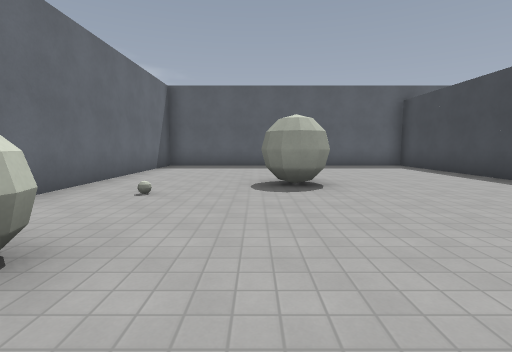
view 1 (above)

16 first-person views from a walk through a 3-D level made in the Godot game engine. The camera is 1.4 m above the floor, tilts 6° down and sees 85° across. The floor is counted in squares, 2 m on a side. Each view is taken from the middle of a square. On the plan, view 1 faces up. The plan holds only what a view shows up to about 9 squares ahead; the rest is blank. Surface patterns are stand-ins for the level's own textures.

view 2
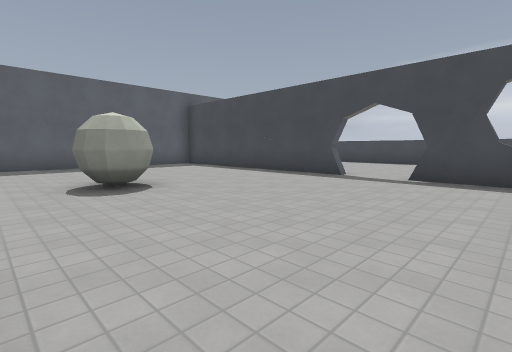

view 3
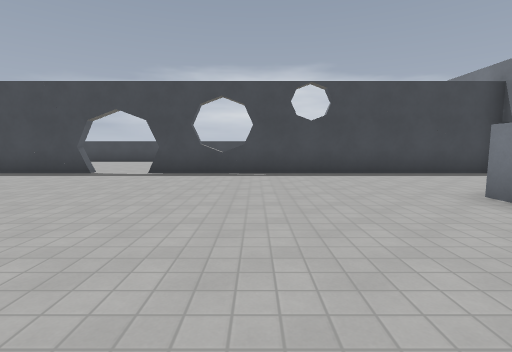

view 4
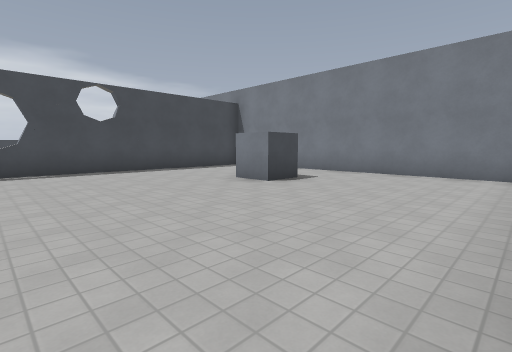

view 5
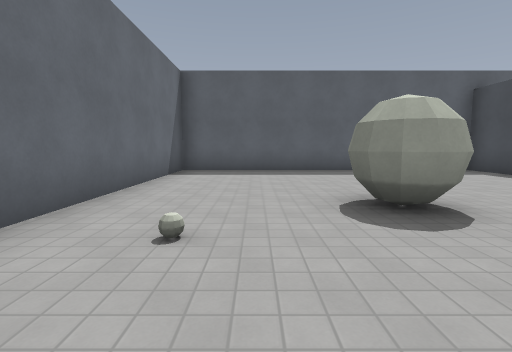

view 6
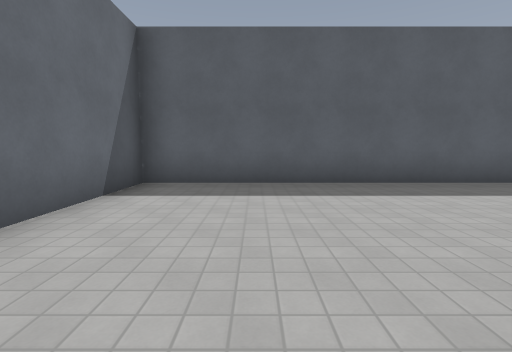

view 7
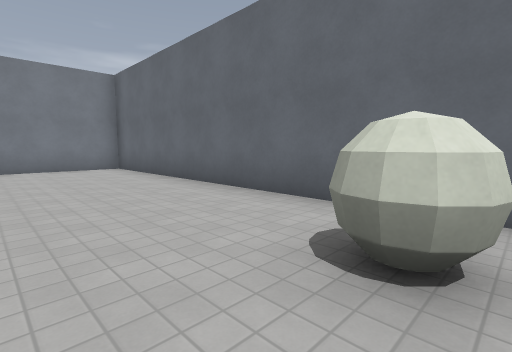

view 8
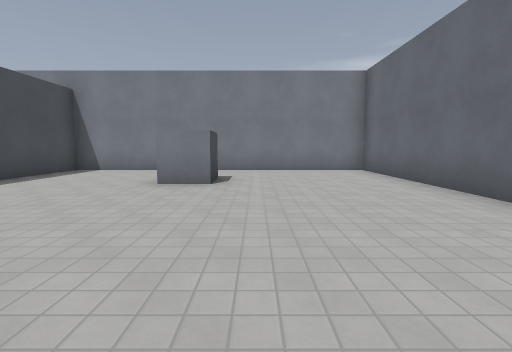

view 9
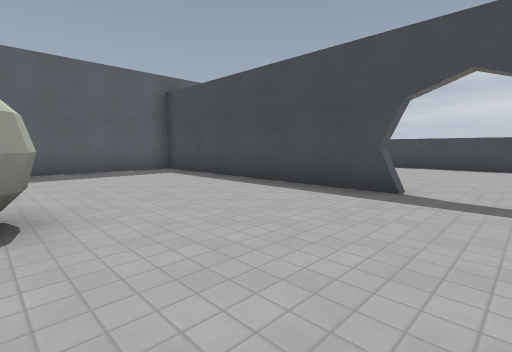

view 10
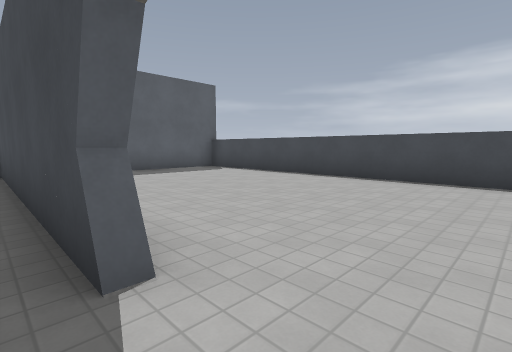

view 11
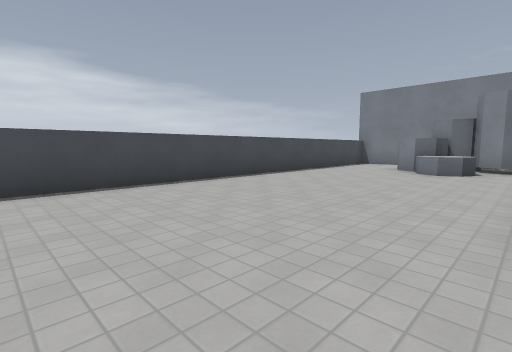

view 12
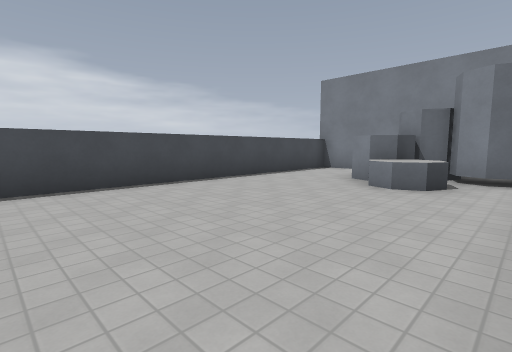

view 13
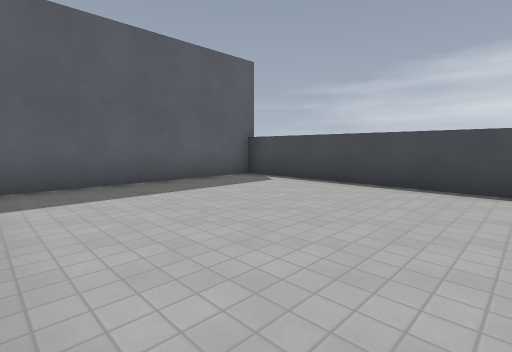

view 14
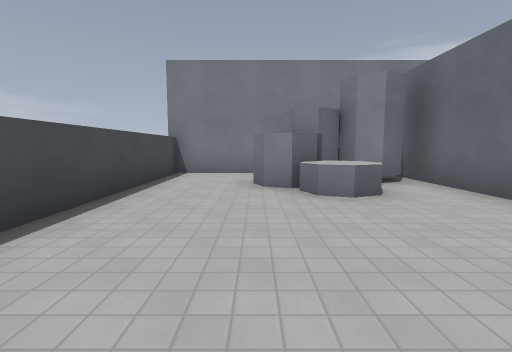

view 15
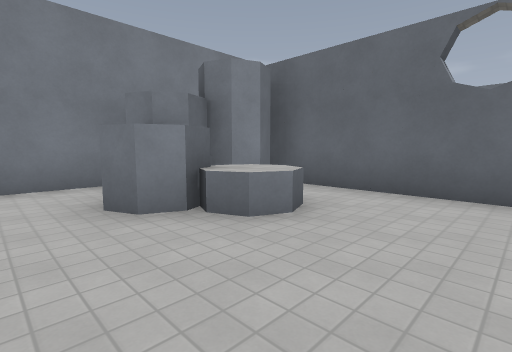

view 16
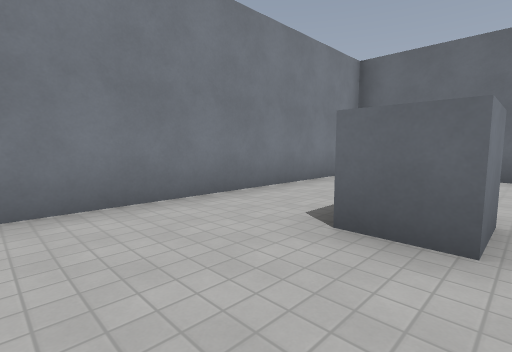

### Floor plan
Points are (right, up) in squares from view 1. A wall is a line through its corners. A room is listed if a view was taken in it or the views show most of it. See-through windows are left out.
Room 1 (views 1, 2, 3, 4, 5, 6, 7, 8, 9, 16)
walls: (-3.2, 1.9) (-3.2, -7.4) (5.4, -7.4) (5.4, 1.8); (5.4, 3.7) (5.4, 10.4) (-3.2, 10.4) (-3.2, 3.5); (0.8, -5.2) (0.8, -4.2) (1.8, -4.2) (1.8, -5.2)
ways out: opening at (5, 2.5) to room 2
objects: ball (-2, 1) to (-2, 2); ball (0, 5) to (1, 6)
Room 2 (views 10, 11, 12, 13, 14, 15)
walls: (5.8, 3.7) (5.4, 3.7); (5.6, -2.1) (5.6, -6.5); (8.2, -4.6) (8.9, -4.9) (9.1, -5.3); (8.2, -4.8) (8.4, -4.7); (7.7, -5.3) (7.9, -4.9); (6.7, -5.4) (7.1, -5.5); (6.1, -5.6) (7, -5.3) (7.2, -5.9) (7.7, -5.7); (11.1, -5.4) (11.1, 10.4) (6.1, 10.4)
low walls: (7, -4.5) (7.2, -4) (7.6, -3.8) (8.1, -4) (8.3, -4.4) (8.2, -4.8)
ways out: opening at (5, 2.5) to room 1; opening at (10, -5) to room 3
Room 3 (no view inside)
walls: (8.4, -7.4) (11.1, -7.4) (11.1, -5.4)
ways out: opening at (10, -5) to room 2

Where each view was taken, in squares from view 1:
view 1: 0 up, 0 right, facing up
view 2: 0 up, 1 left, facing up-right
view 3: 1 down, 2 left, facing right
view 4: 0 up, 3 left, facing down-right
view 5: 2 up, 1 left, facing up
view 6: 5 up, 1 left, facing up
view 7: 2 up, 0 right, facing down-left
view 8: 1 up, 0 right, facing down
view 9: 2 up, 1 right, facing up-right
view 10: 2 up, 5 right, facing up-right
view 11: 4 up, 6 right, facing down-right
view 12: 1 up, 6 right, facing down-right
view 13: 5 up, 6 right, facing up-right
view 14: 0 up, 9 right, facing down
view 15: 2 down, 10 right, facing down-left
view 16: 4 down, 4 right, facing down-left
